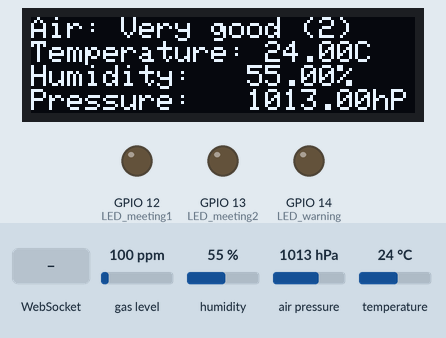
This sketch was run on a simulated ESP8266 (NodeMCU). Shown: 128×32 one-colour display, output pins drawn as LEDs (lit = HIGH). Dashed ring = blinking. The test bench sets the inputs (shaded band); at power-on: gas level 100 ppm, humidity 55 %, air pressure 1013 hPa, temperature 24 °C. WiFi joins after 1.5 s; servers stay silent unless stated; what the sketch prints to the serial monitor is not drawn.

Above: at 6.7 s.
6.8 s: gas level set to 285 ppm
At 7.5 s:
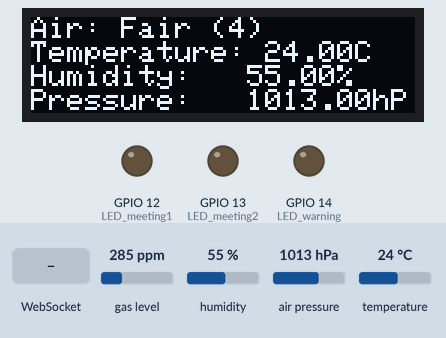
8.6 s: gas level set to 313 ppm
At 9.4 s:
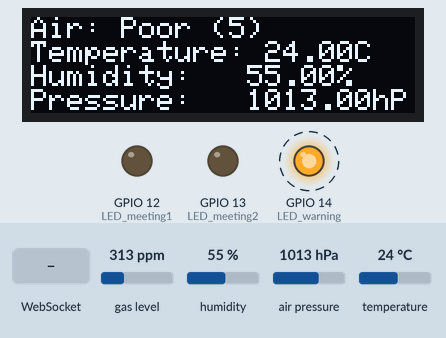
11.6 s: WebSocket text "DISPLAY" received
At 13.1 s:
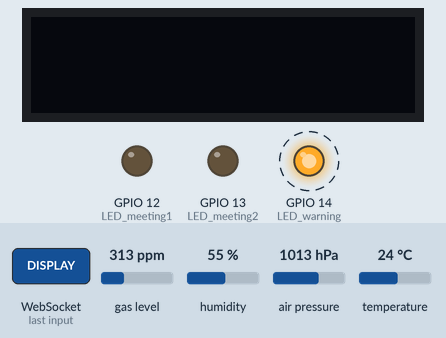
14.6 s: gas level set to 750 ppm
17.6 s: WebSocket text "DISPLAY" received
At 19.4 s:
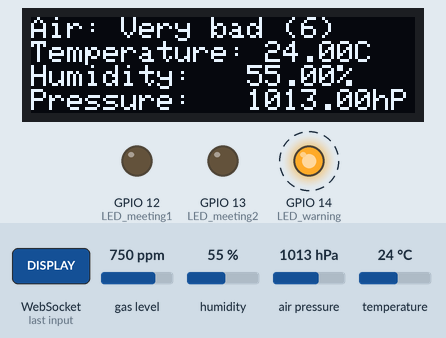
20.6 s: gas level set to 980 ppm
At 23.5 s:
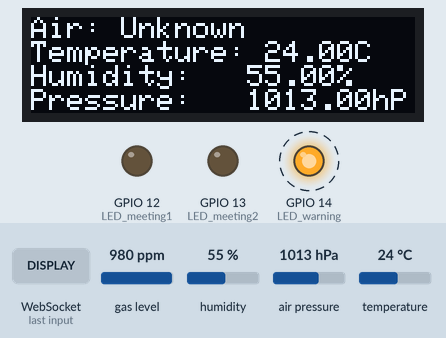
Timing chart, 0 to 24.6 s (numbered marks = the images above; inputs shaded):
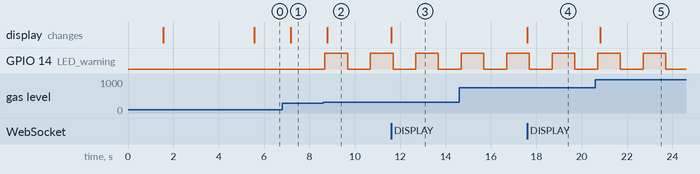

Measured:
- the behaviour switches between 301 and 302 ppm on gas level (found by bisection; images 1 and 2)
- after the input at 6.8 s, the display: changes after 0.38 s (image 1)
- after the input at 8.6 s, GPIO 14 (LED_warning): LOW → HIGH after 0.07 s, → LOW 1.0 s later, → HIGH 1.0 s later; the display: changes after 0.19 s (image 2)
- after the input at 11.6 s, the display: changes at once (image 3)
- after the input at 17.6 s, the display: changes at once (image 4)
- after the input at 20.6 s, the display: changes after 0.22 s (image 5)

The sketch:

WifiDisplay.ino
```cpp
/*
WiFiDisplay

This is example how to implement following HW modules: air quality sensor, humidity sensor, wifi, OLED display (128x32)

The air quality sensor, humidity sensor and OLED display is connected via I2C

Main function: provide sensor data on display and via simple HTML web page. The web page enables
control one LED and display (on/off). If temperature is exceeded the second LED is lighting and web page shows warning.

Data from air quality sensor (VOC index) and humidity sensor(temperature, humidity, pressure) are read in defined periods. This data
is send via WebSocket and also shown on the OLED display

I use WiFi manager which allows configures WiFi via AP and it stores configured WiFi settings

Data via WebSockets is send in very simple string temp|humid|press|voc index|LED_state|DISPLAY_state|WARNING_state

Copy folder SensorData to /libraries folder

*/


#include "htmlDashboard.h"

#include <ESP8266WiFi.h>
#include <DNSServer.h>
#include <ESP8266WebServer.h>
#include <WiFiManager.h>         // https://github.com/tzapu/WiFiManager
#include <WebSocketsServer.h>
#include <SensorData.h>

#include <Wire.h>
#include <Adafruit_GFX.h>
#include <Adafruit_SSD1306.h>

#include <Adafruit_BME280.h>

#include <Adafruit_SGP40.h>

#define SCREEN_WIDTH 128
#define SCREEN_HEIGHT 32
#define OLED_RESET     -1 // Reset pin # (or -1 if sharing Arduino reset pin)
// OLED display instance
Adafruit_SSD1306 display(SCREEN_WIDTH, SCREEN_HEIGHT, &Wire, OLED_RESET);

#define BMP280_I2C_ADDRESS  0x76   // Adresa I2C senzoru
// Humidity sensor instance
Adafruit_BME280  bmp;
// Air quality sensor instance
Adafruit_SGP40 sgp;

// WiFi network name
const String wifiNetwork = "WifiSensorAP";

WiFiServer server(80);
WebSocketsServer webSocket = WebSocketsServer(81);

String line1 = "";
String line2 = "";
String line3 = "";
String line4 = "";

SensorData sensorData;

/*
0 = LED ON/OFF
1 = DISPLAY ON/OFF
2 = LED WARNING ON/OFF - only readonly
*/
boolean data_State[] = {0, 1, 0};

// Current time (in millis)
unsigned long period_TimeNow = 0;
// Setup of periods for tasks (in millis)
const int period_SensorRefresh = 100;
const int period_Send = 600;
const int period_Display = 400;
// Time in millis of last update
unsigned long previous_Sensor = 0;
unsigned long previous_Send = 0;
unsigned long previous_Display = 0;

// Pins for LEDs
const int LED_meeting1 = 12;
const int LED_meeting2 = 13;
const int LED_warning = 14;

unsigned blinkTimePrev = 0;

WiFiManager wifiManager;

void(* resetFunc) (void) = 0; //declare reset function @ address 0

void setup() {
  Serial.begin(115200);

  // Setup LED
  pinMode(LED_meeting1, OUTPUT);
  pinMode(LED_meeting2, OUTPUT);
  pinMode(LED_warning, OUTPUT);

  // I2C start
  Wire.begin(); // Wire.begin use pins 4 a 5 as default

  // Start I2C displej
  if(!display.begin(SSD1306_SWITCHCAPVCC, 0x3C)) { // Display default address is 0x3C
    Serial.println(F("Could not find a valid SSD1306 sensor, check wiring!"));
    while (1);
  }

  // Start I2C sensor
  if(!bmp.begin(0x76)){  // Display default address is 0x76
    Serial.println("Could not find a valid BMP280 sensor, check wiring!");
    while (1);
  }

  // Start I2C air quality sensor
  if (! sgp.begin()){
    Serial.println("Could not find a valid SGD sensor, check wiring!");
    while (1);
  }

  printStart();

  wifiManager.autoConnect((const char*)wifiNetwork.c_str());
  // if you get here you have connected to the WiFi
  Serial.println("Connected.");
  Serial.println(WiFi.localIP());

  // Start server
  server.begin();

  // Start websocket server
  webSocket.begin();
  webSocket.onEvent(webSocketEvent);

  // Show network info (IP and MAC) for a while
  printNetworkInfo();

}

void loop() {

  webSocket.loop();

  WiFiClient client = server.available();     // Check if a client has connected
  if (client)
  {
      client.flush();
      client.print( htmlPageHeader );
      client.print( htmlPageBody );
      Serial.println("New page served");
  }

  handleLoop();

  if(sensorData.stateWarning == 1){
    unsigned long currentMillis = millis();
    if(currentMillis - blinkTimePrev >= 1000){
      blinkTimePrev = currentMillis;
      if(digitalRead(LED_warning) == HIGH){
        digitalWrite(LED_warning, LOW);
      }
      else{
        digitalWrite(LED_warning, HIGH);
      }
    }
  }

}

void prepareDisplay(void){
  display.clearDisplay();
  display.setTextSize(1);
  display.setTextColor(WHITE); // Draw white text
  display.setCursor(0, 0);     // Start at top-left corner
  display.cp437(true);
  display.dim(true);
}

void displayLines(){
  prepareDisplay();
  display.println(line1);
  display.println(line2);
  display.println(line3);
  display.println(line4);
  display.display();
}

void printNetworkInfo(void) {

  line1 = "IP adresa:";
  line2 = WiFi.localIP().toString().c_str();
  line3 = "MAC:";
  line4 = WiFi.macAddress();
  displayLines();
  delay(4000);
}


void printStart(void) {

  if(!WiFi.localIP()){
    line1 = "Neni pripojeno k WIFI";
    line2 = "Vyber Wifi:";
    line3 = wifiNetwork;
    line4 = "";
  }
  displayLines();
}

void toggleLED(void){
  if(sensorData.stateLed == 0){
    //data_State[0] = 1;
    sensorData.stateLed = 1;
  }
  else{
    //data_State[0] = 0;
    sensorData.stateLed = 0;
  }
  digitalWrite(LED_meeting1, sensorData.stateLed);
  digitalWrite(LED_meeting2, sensorData.stateLed);
}

void toggleDisplay(void){
  if(sensorData.stateDisplay == 0){
    //data_State[1] = 1;
    sensorData.stateDisplay = 1;
    display.ssd1306_command(SSD1306_DISPLAYON);
  }
  else{
    //data_State[1] = 0;
    sensorData.stateDisplay = 0;
    display.ssd1306_command(SSD1306_DISPLAYOFF);
  }
}

// Incoming events from websocket clients
void webSocketEvent(byte num, WStype_t type, uint8_t * payload, size_t length)
{
    String incomingMsg = "";
    for(int i = 0; i < length; i++) {
      incomingMsg += (char) payload[i];
    }
    if(incomingMsg == "LED"){
      toggleLED();
    }
    else if(incomingMsg == "DISPLAY"){
      toggleDisplay();
    }
    else if(incomingMsg == "RESET_WIFI"){
      // Enable to reset wifi settings. Or implement action on a button
      wifiManager.resetSettings();
      resetFunc();
    }
}

// Main loop program which handles sensor reading, display render and websocket sending
void handleLoop(){
  if(_canRefreshSensor()){
      float temperature = bmp.readTemperature();
      float humidity = bmp.readHumidity();
      float pressure = bmp.readPressure() / 100.0F;
      int vocIndex = _getAirQualityIndex(temperature, humidity);

      sensorData.temperature = temperature;
      sensorData.humidity = humidity;
      sensorData.pressure = pressure;
      sensorData.VOC = vocIndex;
      sensorData.label = _getAirQualityText(vocIndex);

      handleWarning(vocIndex);
  }
  if(_canSend()){
      webSocket.broadcastTXT(sensorData.toJson().c_str());
  }
  if(_canRefreshDisplay() && data_State[1] == 1){ // Update display only if time exceeded and display is turned on
      line1 = "Air: " + sensorData.label;
      line2 = "Temperature: " + String(sensorData.temperature) + "C";
      line3 = "Humidity:   " + String(sensorData.humidity) + "%";
      line4 = "Pressure:   " + String(sensorData.pressure) + "hPa";
      displayLines();
  }
}

void handleWarning(float airQuality){
  if(airQuality > 200){
    //digitalWrite(LED_warning, HIGH);
    //data_State[2] = 1;
    sensorData.stateWarning = 1;
  }
  else{
    digitalWrite(LED_warning, LOW); // To ensure that warning LED is turned off
    //data_State[2] = 0;
    sensorData.stateWarning = 0;
  }
}

int32_t _getAirQualityIndex(float temperature, float humidity){
  return sgp.measureVocIndex(temperature, humidity);
}

String _getAirQualityText(int32_t vocIndex){
  //https://www.breeze-technologies.de/blog/calculating-an-actionable-indoor-air-quality-index/
  if(vocIndex == 0){
    return "Loading";
  }
  else if(vocIndex > 0 && vocIndex <= 50){
    return "Excellent (1)";
  }
  else if(vocIndex > 50 && vocIndex <= 100){
    return "Very good (2)";
  }
  else if(vocIndex > 100 && vocIndex <= 150){
    return "Good (3)";
  }
  else if(vocIndex > 150 && vocIndex <= 200){
    return "Fair (4)";
  }
  else if(vocIndex > 200 && vocIndex <= 300){
    return "Poor (5)";
  }
  else if(vocIndex > 300 && vocIndex <= 500){
    return "Very bad (6)";
  }
  else{
    return "Unknown";
  }
}

boolean _canRefreshSensor(){
  unsigned long timeNow = millis();
  if (timeNow - previous_Sensor >= period_SensorRefresh){
    previous_Sensor = timeNow;
    return true;
  }
  return false;
}

boolean _canSend(){
  unsigned long timeNow = millis();
  if (timeNow - previous_Send >= period_Send){
    previous_Send = timeNow;
    return true;
  }
  return false;
}

boolean _canRefreshDisplay(){
  unsigned long timeNow = millis();
  if (timeNow - previous_Display >= period_Display){
    previous_Display = timeNow;
    return true;
  }
  return false;
}
```

SensorData.h
```cpp
#ifndef Morse_h
#define Morse_h

#include "Arduino.h"
#include <ArduinoJson.h>

class SensorData
{
  public:
    float temperature;
  	float humidity;
  	float pressure;
  	float VOC;
  	String label;
	bool stateLed;
	bool stateDisplay;
	bool stateWarning;

  	SensorData();
    String toJson();
};

#endif
```

htmlDashboard.h
```cpp
const char htmlPageHeader[] = "HTTP/1.1 200 OK\r\nContent-Type: text/html\r\n\r\n";
const char htmlPageBody[] = R"=====(
<!DOCTYPE html>
<html>
<head>
  <meta name='viewport' content='width=device-width, initial-scale=1.0'/>
  <meta charset='utf-8'>
  <link href='https://cdn.jsdelivr.net/npm/bootstrap@5.1.3/dist/css/bootstrap.min.css' rel='stylesheet' integrity='sha384-1BmE4kWBq78iYhFldvKuhfTAU6auU8tT94WrHftjDbrCEXSU1oBoqyl2QvZ6jIW3' crossorigin='anonymous'>
  <style>
    body     { font-size:100%;}
    .container{ margin-top: 30px;}
  </style>

  <title>Data</title>
  <style>
    html, body{
      background-color: #ff9900
    }
    #status{
      position: absolute;
      right: 8px;
      top: 8px;
      font-size: 0.8em;
    }
  </style>
</head>
<body>
   <div class='container mt-5'>
      <div class='row d-flex justify-content-center'>
         <div class='col-md-4 col-sm-6 col-xs-12'>
            <div class='card px-3 py-3' id='form1'>
               <span id='status'></span>
               <div class='row'>
                  <div class='col'>
                     <p>Temperature: <strong><span id='temp'></span>°C</strong></p>
                     <p>Humidity: <strong><span id='humid'></span>%</strong></p>
                     <p>Pressure: <strong><span id='pres'></span>hPa</strong></p>
                     <p>Air quality: <strong><span id='air'></span></strong></p>
                  </div>
               </div>
               <div class='row'>
                  <div class='col text-center d-grid'>
                     <button class='btn btn-outline-primary btn-sm btn-block' id='btnLED' onclick='onLedClick()'>LED</button>
                  </div>
                  <div class='col text-center d-grid'>
                     <button class='btn btn-outline-info btn-sm btn-block' id='btnDisplay' onclick='onDisplayClick()'>DISPLAY</button>
                  </div>
               </div>
               <div class='row mt-3'>
                  <div class='col text-center d-grid'>
                     <button class='btn btn-outline-danger btn-sm btn-block' id='btnResetWifi' onclick='onWifiResetClick()'>Reset WIFI configuration</button>
                  </div>
               </div>
               <div class='row mt-3 mb-0' id='lblWarning' style='display: none;'>
                  <div class='col'>
                     <div class='alert alert-danger'>Air quality is not good!</div>
                  </div>
               </div>
            </div>
         </div>
      </div>
   </div>
</body>

<script>
var Socket;
var interval;

function init()
{
  document.getElementById('status').innerHTML = 'Connecting to server...';
  Socket = new WebSocket('ws://' + window.location.hostname + ':81/');
  Socket.onmessage = function(event) { processReceivedCommand(event); };

  Socket.addEventListener('open', (event) => {
    document.getElementById('status').innerHTML = 'Connected to server';
    interval = null;
  });

  Socket.addEventListener('close', (event) => {
    console.log('disconnected');
    document.getElementById('status').innerHTML = 'Connection closed';
    interval = setInterval(function(){
      init();
    }, 5000)
  });

}

function processReceivedCommand(evt)
{
    var data = evt.data;
    const obj = JSON.parse(data);
    var tmp = data.split('|');
    document.getElementById('temp').innerHTML = obj.temperature;
    document.getElementById('humid').innerHTML = obj.humidity;
    document.getElementById('pres').innerHTML = obj.pressure;
    document.getElementById('air').innerHTML = obj.label + ' | VOC index: ' + obj.voc;
    // LED status
    if(obj.stateLed == 1){
      document.getElementById('btnLED').innerHTML = 'Turn OFF LED';
    }
    else{
      document.getElementById('btnLED').innerHTML = 'Turn ON LED';
    }
    // Display status
    if(obj.stateDisplay == 1){
      document.getElementById('btnDisplay').innerHTML = 'Turn OFF display';
    }
    else{
      document.getElementById('btnDisplay').innerHTML = 'Turn ON display';
    }
    if(obj.stateWarning == 1){
      document.getElementById('lblWarning').style.display = 'block';
    }
    else{
      document.getElementById('lblWarning').style.display = 'none';
    }
}

function sendText(data) {
  Socket.send(data);
}

function onLedClick(){
  sendText('LED');
}

function onDisplayClick(){
  sendText('DISPLAY');
}

function onWifiResetClick(){
	if(confirm('Really reset Wifi configuration?')){
		sendText('RESET_WIFI');
	}
}

window.onload = function(e) {
  init();
}
</script>

</html>
)=====";
```
